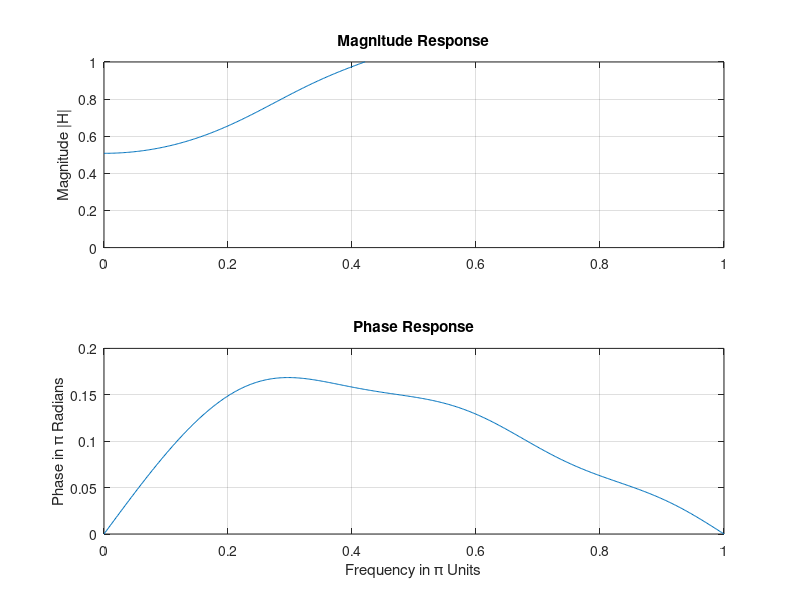

MATLAB code to generate this figure:
b = [1.0000 ]; % Filter coefficient array b
 a = [1.0000 0.5000 0.2500 0.1250 0.0625 0.03125]; % Filter coefficient array a
 m = 0:length(b)-1; l = 0:length(a)-1; % Index arrays m and l
K = 500; k = 0:1:K; % Index array k for frequencies
 w = pi*k/K; % [0, pi] axis divided into 501 points.
 num = b * exp(-j*m'*w); % Numerator calculations
 den = a * exp(-j*l'*w); % Denominator calculations
 H = num ./ den; % Frequency response
 magH = abs(H); angH = angle(H);
 
  subplot(2,1,1); plot(w/pi,magH); grid; axis([0,1,0,1])
ylabel('Magnitude |H|');
 title('Magnitude Response');
 subplot(2,1,2); plot(w/pi,angH/pi); grid
 xlabel('Frequency in \pi Units'); ylabel('Phase in \pi Radians');
 title('Phase Response');